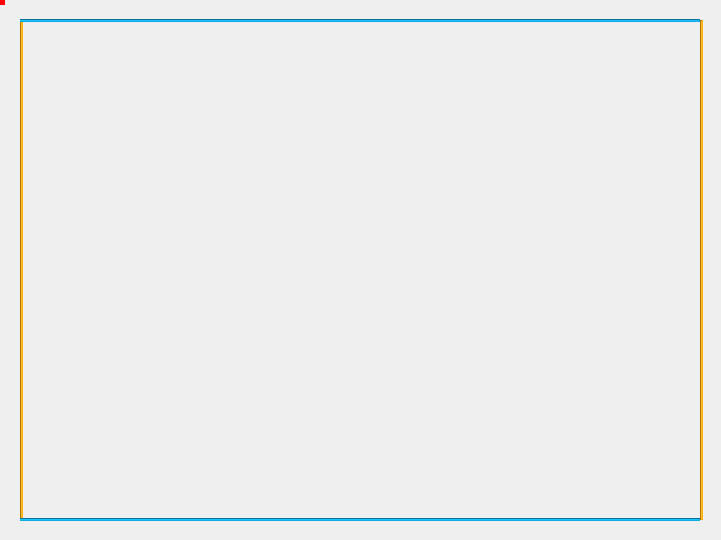
  <widget class="QCustomPlot" name="customPlot" native="true">
   <property name="geometry">
    <rect>
     <x>40</x>
     <y>40</y>
     <width>721</width>
     <height>540</height>
    </rect>
   </property>
   <property name="styleSheet">
    <string notr="true"/>
   </property>
   <widget class="Line" name="horizontalLine1">
    <property name="geometry">
     <rect>
      <x>20</x>
      <y>19</y>
      <width>680</width>
      <height>3</height>
     </rect>
    </property>
    <property name="styleSheet">
     <string notr="true">#horizontalLine1
{
background: rgb(14, 171, 231);
}</string>
    </property>
    <property name="orientation">
     <enum>Qt::Horizontal</enum>
    </property>
   </widget>
   <widget class="Line" name="horizontalLine2">
    <property name="geometry">
     <rect>
      <x>20</x>
      <y>518</y>
      <width>680</width>
      <height>3</height>
     </rect>
    </property>
    <property name="styleSheet">
     <string notr="true">#horizontalLine2
{
background: rgb(14, 171, 231);
}</string>
    </property>
    <property name="orientation">
     <enum>Qt::Horizontal</enum>
    </property>
   </widget>
   <widget class="Line" name="verticalLine1">
    <property name="geometry">
     <rect>
      <x>20</x>
      <y>20</y>
      <width>3</width>
      <height>500</height>
     </rect>
    </property>
    <property name="styleSheet">
     <string notr="true">#verticalLine1
{
background: rgb(255, 175, 5);
}</string>
    </property>
    <property name="orientation">
     <enum>Qt::Vertical</enum>
    </property>
   </widget>
   <widget class="Line" name="verticalLine2">
    <property name="geometry">
     <rect>
      <x>700</x>
      <y>20</y>
      <width>3</width>
      <height>500</height>
     </rect>
    </property>
    <property name="styleSheet">
     <string notr="true">#verticalLine2
{
background: rgb(255, 175, 5);
}</string>
    </property>
    <property name="orientation">
     <enum>Qt::Vertical</enum>
    </property>
   </widget>
   <widget class="QLabel" name="redLabel">
    <property name="geometry">
     <rect>
      <x>0</x>
      <y>0</y>
      <width>5</width>
      <height>5</height>
     </rect>
    </property>
    <property name="styleSheet">
     <string notr="true">#redLabel
{
	background-color: rgb(255, 0, 4);
	border-radius: 10px;
}</string>
    </property>
    <property name="text">
     <string/>
    </property>
   </widget>
   <zorder>verticalLine1</zorder>
   <zorder>verticalLine2</zorder>
   <zorder>horizontalLine2</zorder>
   <zorder>horizontalLine1</zorder>
   <zorder>redLabel</zorder>
  </widget>
